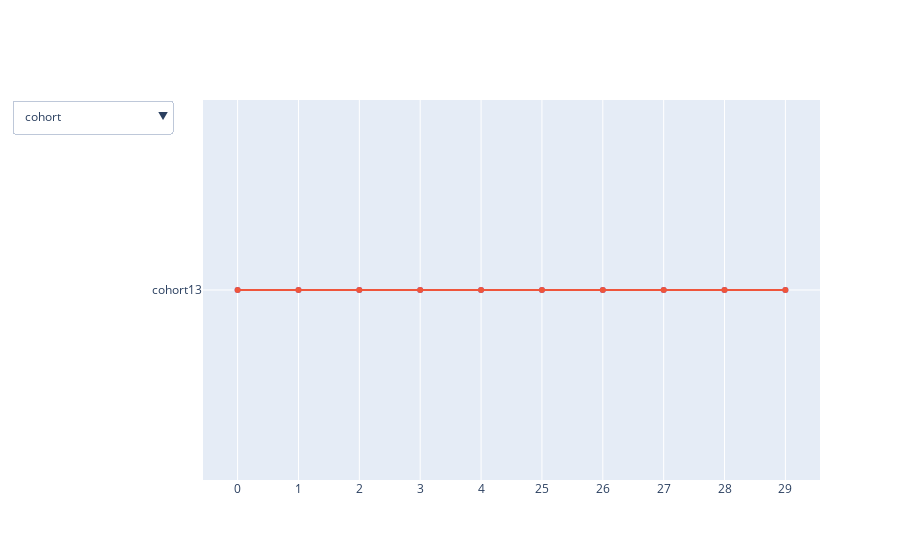

Source (notebook cell):
### Code cell
df=df1a.query('cohort=="cohort13"')
fig = go.Figure()

# set up permanent trace
fig.add_trace(go.Scatter(x=df.index,
                         y=df[df.columns[0]],
                         visible=True)
             )

# set up variable trace
fig.add_trace(go.Scatter(x=df.index,
                         y=df[df.columns[0]],
                         visible=True)
             )

updatemenu = []
buttons = []

# button with one option for each dataframe
for col in df.columns:
    buttons.append(dict(method='restyle',
                        label=col,
                        visible=True,
                        args=[{'y':[df[col]],
                               'x':[df.index],
                               'type':'scatter'}, [0]],
                        )
                  )

# some adjustments to the updatemenus
updatemenu = []
your_menu = dict()
updatemenu.append(your_menu)

updatemenu[0]['buttons'] = buttons
updatemenu[0]['direction'] = 'down'
updatemenu[0]['showactive'] = True


# add dropdown menus to the figure
fig.update_layout(showlegend=False, updatemenus=updatemenu)

fig.update_xaxes(type='category')
#fig.update_yaxes(nticks=10)
fig.layout.yaxis.tickformat = ',.0%' 



fig.show()

### Figure 1 — Plotly figure (JSON) as saved in the notebook; plotly's stock layout.template omitted (floating-point values rounded to 4 significant figures)
{"data": [{"type": "scatter", "visible": true, "x": [0, 1, 2, 3, 4, 25, 26, 27, 28, 29], "y": ["cohort13", "cohort13", "cohort13", "cohort13", "cohort13", "cohort13", "cohort13", "cohort13", "cohort13", "cohort13"]}, {"type": "scatter", "visible": true, "x": [0, 1, 2, 3, 4, 25, 26, 27, 28, 29], "y": ["cohort13", "cohort13", "cohort13", "cohort13", "cohort13", "cohort13", "cohort13", "cohort13", "cohort13", "cohort13"]}], "layout": {"showlegend": false, "updatemenus": [{"buttons": [{"args": [{"type": "scatter", "x": [[0, 1, 2, 3, 4, 25, 26, 27, 28, 29]], "y": [["cohort13", "cohort13", "cohort13", "cohort13", "cohort13", "cohort13", "cohort13", "cohort13", "cohort13", "cohort13"]]}, [0]], "label": "cohort", "method": "restyle", "visible": true}, {"args": [{"type": "scatter", "x": [[0, 1, 2, 3, 4, 25, 26, 27, 28, 29]], "y": [["100to1000", "25to50", "50to100", "over1000", "under25", "100to1000", "25to50", "50to100", "over1000", "under25"]]}, [0]], "label": "yr0_amount_groups", "method": "restyle", "visible": true}, {"args": [{"type": "scatter", "x": [[0, 1, 2, 3, 4, 25, 26, 27, 28, 29]], "y": [["year0", "year0", "year0", "year0", "year0", "year1", "year1", "year1", "year1", "year1"]]}, [0]], "label": "variable", "method": "restyle", "visible": true}, {"args": [{"type": "scatter", "x": [[0, 1, 2, 3, 4, 25, 26, 27, 28, 29]], "y": [[1, 1, 1, 1, 1, 0.4121, 0.1822, 0.24, 0.6506, 0.1266]]}, [0]], "label": "percentage of donors", "method": "restyle", "visible": true}, {"args": [{"type": "scatter", "x": [[0, 1, 2, 3, 4, 25, 26, 27, 28, 29]], "y": [[0, 0, 0, 0, 0, 1, 1, 1, 1, 1]]}, [0]], "label": "year", "method": "restyle", "visible": true}], "direction": "down", "showactive": true}], "xaxis": {"type": "category"}, "yaxis": {"tickformat": ",.0%"}}}
